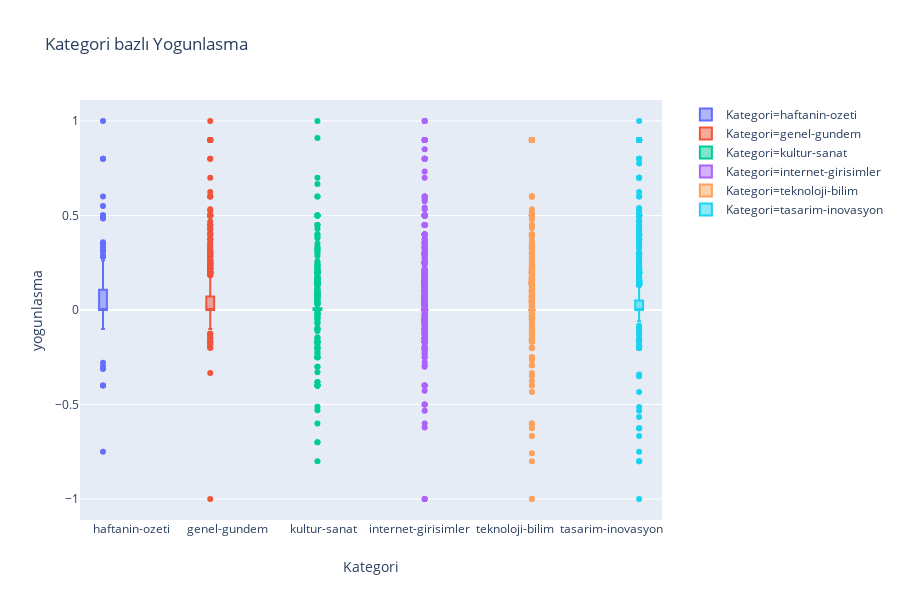

The code cell stored with this chart in its notebook:
### Code cell
fig = px.box(data, x="Kategori", y='yogunlasma', color="Kategori",
             title="Kategori bazlı Yogunlasma",
             hover_data=["yogunlasma"])
fig.show()

### Figure 1 — Plotly figure (JSON) as saved in the notebook; plotly's stock layout.template omitted (floating-point values rounded to 4 significant figures; data arrays with more than 128 entries replaced by an {"elided": "..."} marker saying what was removed)
{"data": [{"alignmentgroup": "True", "customdata": {"elided": "248x1 float values"}, "hoverlabel": {"namelength": 0}, "hovertemplate": "Kategori=%{x}<br>yogunlasma=%{customdata[0]}", "legendgroup": "Kategori=haftanin-ozeti", "marker": {"color": "#636efa"}, "name": "Kategori=haftanin-ozeti", "notched": false, "offsetgroup": "Kategori=haftanin-ozeti", "orientation": "v", "showlegend": true, "type": "box", "x": {"elided": "248 str values"}, "x0": " ", "xaxis": "x", "y": {"elided": "248 float values"}, "y0": " ", "yaxis": "y"}, {"alignmentgroup": "True", "customdata": {"elided": "825x1 float values"}, "hoverlabel": {"namelength": 0}, "hovertemplate": "Kategori=%{x}<br>yogunlasma=%{customdata[0]}", "legendgroup": "Kategori=genel-gundem", "marker": {"color": "#EF553B"}, "name": "Kategori=genel-gundem", "notched": false, "offsetgroup": "Kategori=genel-gundem", "orientation": "v", "showlegend": true, "type": "box", "x": {"elided": "825 str values"}, "x0": " ", "xaxis": "x", "y": {"elided": "825 float values"}, "y0": " ", "yaxis": "y"}, {"alignmentgroup": "True", "customdata": {"elided": "428x1 float values"}, "hoverlabel": {"namelength": 0}, "hovertemplate": "Kategori=%{x}<br>yogunlasma=%{customdata[0]}", "legendgroup": "Kategori=kultur-sanat", "marker": {"color": "#00cc96"}, "name": "Kategori=kultur-sanat", "notched": false, "offsetgroup": "Kategori=kultur-sanat", "orientation": "v", "showlegend": true, "type": "box", "x": {"elided": "428 str values"}, "x0": " ", "xaxis": "x", "y": {"elided": "428 float values"}, "y0": " ", "yaxis": "y"}, {"alignmentgroup": "True", "customdata": {"elided": "1485x1 float values"}, "hoverlabel": {"namelength": 0}, "hovertemplate": "Kategori=%{x}<br>yogunlasma=%{customdata[0]}", "legendgroup": "Kategori=internet-girisimler", "marker": {"color": "#ab63fa"}, "name": "Kategori=internet-girisimler", "notched": false, "offsetgroup": "Kategori=internet-girisimler", "orientation": "v", "showlegend": true, "type": "box", "x": {"elided": "1485 str values"}, "x0": " ", "xaxis": "x", "y": {"elided": "1485 float values"}, "y0": " ", "yaxis": "y"}, {"alignmentgroup": "True", "customdata": {"elided": "1485x1 float values"}, "hoverlabel": {"namelength": 0}, "hovertemplate": "Kategori=%{x}<br>yogunlasma=%{customdata[0]}", "legendgroup": "Kategori=teknoloji-bilim", "marker": {"color": "#FFA15A"}, "name": "Kategori=teknoloji-bilim", "notched": false, "offsetgroup": "Kategori=teknoloji-bilim", "orientation": "v", "showlegend": true, "type": "box", "x": {"elided": "1485 str values"}, "x0": " ", "xaxis": "x", "y": {"elided": "1485 float values"}, "y0": " ", "yaxis": "y"}, {"alignmentgroup": "True", "customdata": {"elided": "1128x1 float values"}, "hoverlabel": {"namelength": 0}, "hovertemplate": "Kategori=%{x}<br>yogunlasma=%{customdata[0]}", "legendgroup": "Kategori=tasarim-inovasyon", "marker": {"color": "#19d3f3"}, "name": "Kategori=tasarim-inovasyon", "notched": false, "offsetgroup": "Kategori=tasarim-inovasyon", "orientation": "v", "showlegend": true, "type": "box", "x": {"elided": "1128 str values"}, "x0": " ", "xaxis": "x", "y": {"elided": "1128 float values"}, "y0": " ", "yaxis": "y"}], "layout": {"boxmode": "group", "height": 600, "legend": {"tracegroupgap": 0}, "title": {"text": "Kategori bazlı Yogunlasma"}, "xaxis": {"anchor": "y", "categoryarray": ["haftanin-ozeti", "genel-gundem", "kultur-sanat", "internet-girisimler", "teknoloji-bilim", "tasarim-inovasyon"], "categoryorder": "array", "domain": [0, 0.98], "title": {"text": "Kategori"}}, "yaxis": {"anchor": "x", "domain": [0, 1], "title": {"text": "yogunlasma"}}}}
